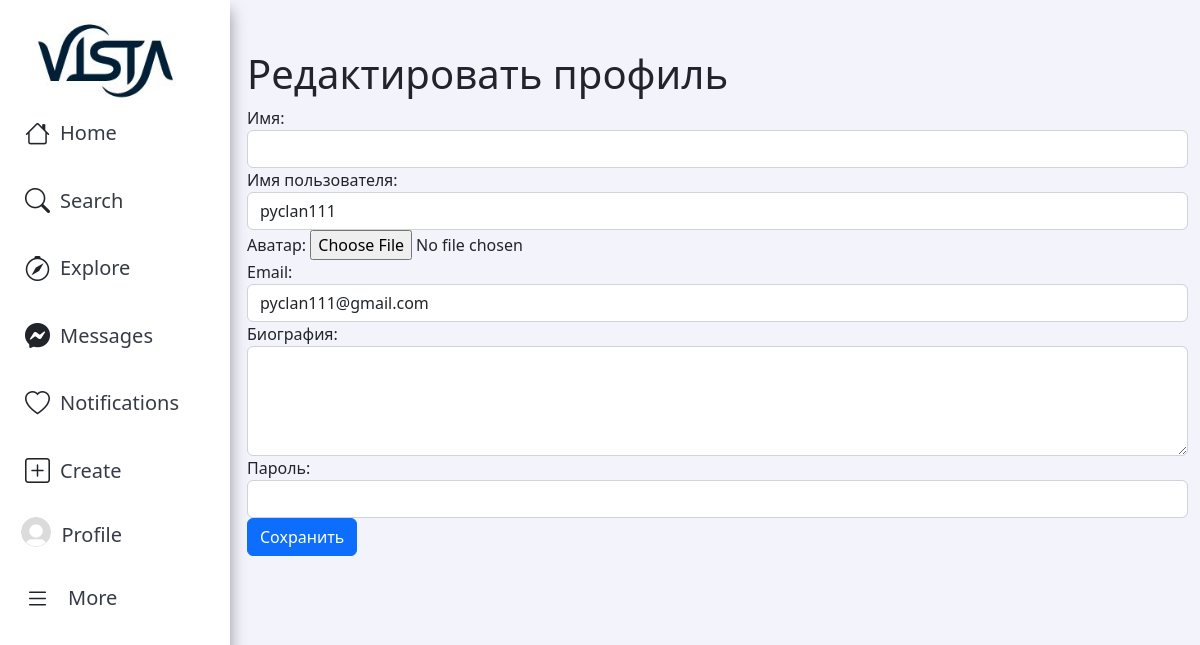
Screenshot of /profile_edit/ (signed in) with the database file from the repository.
### app/models.py (models this page shows, shortened)
class CustomUser(AbstractBaseUser, PermissionsMixin):
    name = models.CharField(max_length=100, blank=True)
    username = models.CharField(max_length=100, unique=True)
    password = models.CharField(max_length=100)
    avatar = models.ImageField(upload_to='avatars/', default='/avatars/default.jpg', blank=True, null=True)
    bio = models.TextField(null=True, blank=True)
    email = models.EmailField(unique=True)
    is_staff = models.BooleanField(default=False)
    content = models.ForeignKey('Content', on_delete=models.CASCADE, related_name='user_content', null=True)
    objects = CustomUserManager()
    USERNAME_FIELD = 'username'
    REQUIRED_FIELDS = ['email']

### app/views.py (the view)
# urls.py: path('profile_edit/', profile_edit, name='profile_edit'),
def profile_edit(request):
    if request.method == 'POST':
        form = ProfileEditForm(request.POST, request.FILES, instance=request.user)
        if form.is_valid():
            user = form.save(commit=False)
            password = form.cleaned_data.get('password')
            user.set_password(password)
            update_session_auth_hash(request, user)
            user.save()
            return redirect('profile')
    else:
        form = ProfileEditForm(instance=request.user)
    return render(request, 'app/profile_edit.html', {'form': form})

### app/forms.py
class ProfileEditForm(forms.ModelForm):
    password = forms.CharField(label='Пароль', widget=forms.PasswordInput, required=False)
    class Meta:
        model = CustomUser
        fields = ['name', 'username', 'avatar', 'email', 'bio', 'password']

### app/templates/app/profile_edit.html (shortened to what this page needs)
{% extends 'app/base.html' %}
{% block content %}
<div class="container">
  <h1>Редактировать профиль</h1>
  <form method="POST" enctype="multipart/form-data">
    <div class="form-group">
      <label for="id_name">Имя:</label>
      <input type="text" class="form-control" id="id_name" name="name" value="{{ form.name.value }}">
    </div>
    <div class="form-group">
      <label for="id_username">Имя пользователя:</label>
      <input type="text" class="form-control" id="id_username" name="username" value="{{ form.username.value }}">
    </div>
    <div class="form-group">
      <label for="id_avatar">Аватар:</label>
      <input type="file" class="form-control-file" id="id_avatar" name="avatar">
    </div>
    <div class="form-group">
      <label for="id_email">Email:</label>
      <input type="email" class="form-control" id="id_email" name="email" value="{{ form.email.value }}">
    </div>
    <div class="form-group">
      <label for="id_bio">Биография:</label>
      <textarea class="form-control" id="id_bio" name="bio" rows="4">{{ form.bio.value }}</textarea>
    </div>
    <div class="form-group">
      <label for="id_password">Пароль:</label>
      <input type="password" class="form-control" id="id_password" name="password">
    </div>
    <button type="submit" class="btn btn-primary">Сохранить</button>
  </form>
</div>
{% endblock %}

### app/templates/app/base.html (shortened to what this page needs)
{% load static %}
<!DOCTYPE html>
<html>
<head>
    <link href="https://cdn.jsdelivr.net/npm/bootstrap@5.2.2/dist/css/bootstrap.min.css" rel="stylesheet"
>
    <link rel="stylesheet" href="https://cdn.jsdelivr.net/npm/bootstrap-icons@1.10.3/font/bootstrap-icons.css">
    <link rel="stylesheet" type="text/css" href="{% static 'css/style.css' %}?v=1.19">
</head>
<body>
    <nav>
        {% if user.is_authenticated %}
        <aside id="sidebar" class="sidebar">
            <ul class="sidebar-nav" id="sidebar-nav">
                <li class="nav-item">
                    <a href="{% url 'main' %}">
                        <img src="{% static 'img/vista1.jpg' %}" alt="logo" class="img-fluid logo">
                    </a>
                </li>
                <li class="nav-item">
                    <a href="{% url 'main' %}" class="nav-link">
                        <i class="bi-house"></i><span> Home</span>
                    </a>
                    <a class="nav-link d-flex align-items-center pe-0 nav-link" href="#" data-bs-toggle="dropdown">
                      <i class="bi-search toggle-sidebar-btn"></i>
                      <span class="d-none d-md-block dropdown-toggle">Search</span>
                    </a>
                    <a href="{% url 'explore' %}" class="nav-link">
                        <i class="bi-compass"></i><span> Explore</span>
                    </a>
                    <a href="{% url 'chat_list' %}" class="nav-link">
                        <i class="bi-messenger"></i><span>Messages</span>
                    </a>
                    <a href="{% url 'notifications' %}" class="nav-link">
                        <i class="bi-heart"></i><span> Notifications</span><span class="badge badge-number">0</span>
                    </a>
                    <a href="{% url 'create_content' %}" class="nav-link">
                        <i class="bi-plus-square"></i><span>Create</span>
                    </a>
                    <a href="{% url 'profile' %}" class="nav-link">
                        {% if request.user.avatar %}
                            <img src="{{ request.user.avatar.url }}" class="rounded-circle" alt="your-photo"><span>Profile</span>
                        {% else %}
                            <img src="/media/avatars/default.jpg" class="rounded-circle" alt="your-photo"><span>Profile</span>
                        {% endif %}
                    </a>
                <li class="nav-item dropdown">
                    <a class="nav-link d-flex align-items-center pe-0" href="#" data-bs-toggle="dropdown">
                        <i class="bi-list toggle-sidebar-btn"></i>
                        <span class="d-none d-md-block dropdown-toggle ps-2">More</span>
                    </a>
                </li>
            </ul>
        </aside>
        {% endif %}
    </nav>
    <main>
        {% if user.is_authenticated %}
        <div class="content">
            {% block content %}
            {% endblock %}
        </div>
        {% else %}
        <div>
            {% block anonymous_content %}
            {% endblock %}
        </div>
        {% endif %}
    </main>
</body>
</html>

### static/css/style.css (style rules this page uses)
* { box-sizing: border-box; }
html, body { margin: 0; padding: 0; }
body { background-color: rgba(235, 235, 250, 0.6); }
a { text-decoration: none; color: #21252c; }
.container { margin-top: 10px; margin-bottom: 3px; }
.nav-item>a>img { margin-left: 10%; }
.sidebar { position: fixed; top: 0; left: 0; bottom: 0; width: 230px; z-index: 996; transition: all 0.3s; padding: 20px; overflow-y: auto; scrollbar-width: thin; scrollbar-color: #aab7cf transparent; box-shadow: 0px 0px 20px rgba(1, 41, 112, 0.1); background-color: #fff; box-shadow: 0 10px 15px rgba(0, 0, 0, 0.4); }
.sidebar-nav { padding: 0; margin: 0; list-style: none; }
.sidebar-nav li { padding: 0; margin: 0; list-style: none; }
.sidebar-nav .nav-item { margin-bottom: 5px; }
.sidebar-nav .nav-item .logo { width: 150px; margin-left: 3%; }
.sidebar-nav .nav-link { display: flex; align-items: center; font-size: 20px; transition: 0.3; padding: 10px 5px; border-radius: 4px; margin-bottom: 10px; }
.sidebar-nav .nav-link i { font-size: 25px; margin-right: 10px; }
.sidebar-nav .nav-link span { color: #353c47; }
.sidebar-nav .nav-link img { height: 30px; width: 30px; margin-right: 10px; margin-top: -3%; margin-left: -2%; }
.sidebar-nav .dropdown-toggle::after { content: none; }
.content { margin-left: 235px; }
.container { margin-top: 50px; }

### rows the page displays
CustomUser: user.avatar (placeholder picture), username "pyclan111", email "pyclan111@gmail.com"
